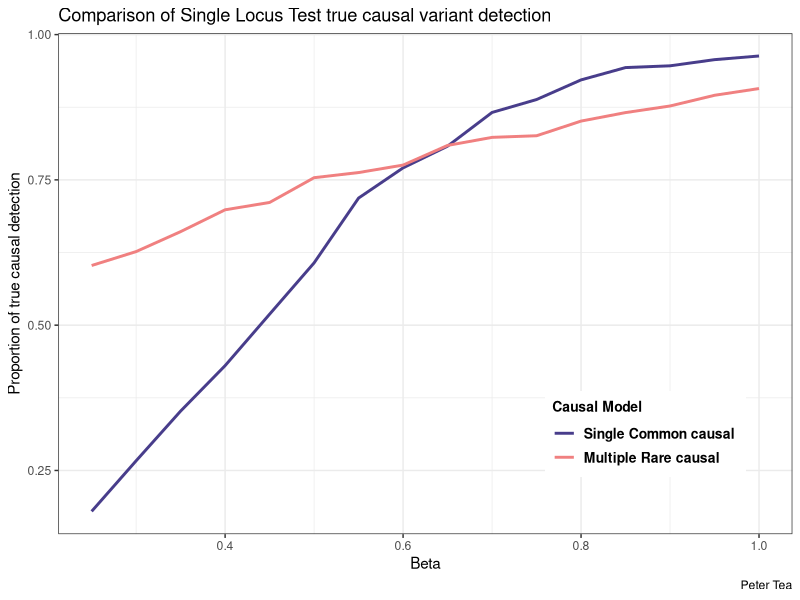

R code for this plot: (Note: this script raises an error after producing the figure.)
#-----||-----||-----||-----||-----||-----||-----||-----||-----||-----||-----||-----||-----#
#-----||-----||-----||-----|| Pilot Study Data Analysis||-----||-----||-----||-----||-----#
#-----||-----||-----||-----||-----||-----||-----||-----||-----||-----||-----||-----||-----#


#-----||-----||-----||-----||-----||-----||-----||-----||-----||-----||-----||-----||-----#
#-----||-----||-----||-----||-----||-----||-----||-----||-----||-----||-----||-----||-----#
#-----||-----|| Episode 1: Determine the proportion of times the actual     ||-----||-----#
#-----||-----|| causal site matches with the most statistically significant ||-----||-----#
#-----||-----|| SNP site chosen for the SLT test. Compare this proportion   ||-----||-----#
#-----||-----|| across all beta values used in phenotype simulation.        ||-----||-----#
#-----||-----||-----||-----||-----||-----||-----||-----||-----||-----||-----||-----||-----#
#-----||-----||-----||-----||-----||-----||-----||-----||-----||-----||-----||-----||-----#

#Read in the data:

setwd("C:/Users/Peter/Documents/Uottawa/2018 - 2019 Honour's project/Cluster files/Final codes/Genetic-Association-Methodology-Research/Power pilot study/Final Results")

Actual_common_causal = read.table("Aggregate_Actual_common_causal_vector.txt")
Actual_rare_causal = read.table("Aggregate_Actual_rare_causal_table.txt")


Chosen_common_causal = scan("Aggregate_Chosen_common_causal.txt")
df1 <- matrix(Chosen_common_causal, nrow=length(Chosen_common_causal)/16, ncol=16, byrow=TRUE)


Chosen_rare_causal = scan("Aggregate_Chosen_rare_causal.txt")
df2 <- matrix(Chosen_rare_causal, nrow=length(Chosen_rare_causal)/16, ncol=16, byrow=TRUE)


Beta = seq(from=0.25, to = 1, by = 0.05)
mynames = as.character(Beta)
colnames(df1) = mynames
colnames(df2) = mynames

#All data should have the same number of rows
nrow(Actual_common_causal)
nrow(Actual_rare_causal)
nrow(df1)
nrow(df2)

n = nrow(df2)

#-----||-----||-----||-----||-----||-----||-----||-----||-----||-----||-----||-----||-----||-----#
#-----||-----||-----|| Goal: Count the Number of times the chosen common    ||-----||-----||-----#
#-----||-----||-----||  causal SNP matches the Actual common causal SNP.    ||-----||-----||-----#
#-----||-----||-----||  Do this across all 16 Beta values.                  ||-----||-----||-----#
#-----||-----||-----||-----||-----||-----||-----||-----||-----||-----||-----||-----||-----||-----#

#Let's create a matrix of True and Falses to see if the causal alleles match.
P1_results=matrix(nrow=1, ncol=16)
for (i in 1:n){
  real_common_causal = Actual_common_causal[i,1]
  to_test = df1[i,]
  results = (to_test == real_common_causal)
  P1_results = rbind(P1_results, results)
  
}

#First row is full of NAs (just due to the nature of how I initialized the matrix)
P1_results = P1_results[-1,]

#Check now
head(P1_results)

#Change Row names
row_name = paste("Iteration", 1:n, sep = " ")
rownames(P1_results) = row_name

common_causal_success = colSums(P1_results)/n
names(common_causal_success) = mynames



#-----||-----||-----||-----||-----||-----||-----||-----||-----||-----||-----||-----||-----||-----#
#-----||-----||-----|| Goal: Count the Number of times the chosen rare      ||-----||-----||-----#
#-----||-----||-----||  causal SNP matches one of the 10 Actual common      ||-----||-----||-----#
#-----||-----||-----||  causal SNP. Do this across all 16 Beta values.      ||-----||-----||-----#
#-----||-----||-----||-----||-----||-----||-----||-----||-----||-----||-----||-----||-----||-----#
P2_results=matrix(nrow=1, ncol=16)
for (i in 1:n){
  real_actual_causal_vector = Actual_rare_causal[i,]
  to_test = df2[i,]
  
  #returns a TRUE element if the chosen rare causal is in the vector of actual rare causals.
  results = (to_test %in% real_actual_causal_vector)
  P2_results = rbind(P2_results, results)
}

#First row is full of NAs (just due to the nature of how I initialized the matrix)
P2_results = P2_results[-1,]

#Checks:
head(P2_results) 
nrow(P2_results)


rownames(P2_results) = row_name

rare_causal_success = colSums(P2_results)/n
names(rare_causal_success) = mynames
rare_causal_success


#####
# --> Produce plots
common_causal_success
rare_causal_success
myresults_part1 = cbind(Beta, common_causal_success, rare_causal_success)



library(reshape2)
Melted_myresults_part1 = melt(myresults_part1, id.var='Beta')
colnames(Melted_myresults_part1) = c("Beta","Causal_model", "True_detection_rate" )
Melted_myresults_part1 = Melted_myresults_part1[-c(1:16),]

levels(Melted_myresults_part1$Causal_model)[levels(Melted_myresults_part1$Causal_model)=="common_causal_success"] <- "Single Common causal "
levels(Melted_myresults_part1$Causal_model)[levels(Melted_myresults_part1$Causal_model)=="rare_causal_success"] <- "Multiple Rare causal"
names(Melted_myresults_part1)[names(Melted_myresults_part1)=="Causal_model"]  <- "Causal Model"



library(ggplot2)
myplot1 = ggplot(data = Melted_myresults_part1,
       aes(x = Beta, y = True_detection_rate, col=`Causal Model`)) + 
  geom_line(size = 1) + 
  scale_color_manual(values=c("#483D8B", "#F08080"))+
  labs(x= "Beta",
       y = "Proportion of true causal detection",
       title = "Comparison of Single Locus Test true causal variant detection",
       caption = "Peter Tea")+
  theme_bw() +
  theme(legend.title = element_text(size=10, 
                                     face="bold"),
        legend.text = element_text(size=10, 
                                   face="bold"),
    legend.position = c(0.8, 0.2)) 

myplot1

#-----||-----||-----||-----||-----||-----||-----||-----||-----||-----||-----||-----||-----#
#-----||-----||-----||-----||-----||-----||-----||-----||-----||-----||-----||-----||-----#
#-----||-----|| Episode 2: Count the proportion of SLT p-values that are    ||-----||-----#
#-----||-----||  statistically significant (i.e. p-value below 0.05).       ||-----||-----#
#-----||-----||  Do this for both phenotypes across all different beta      ||-----||-----#
#-----||-----||  values.                                                    ||-----||-----#
#-----||-----||-----||-----||-----||-----||-----||-----||-----||-----||-----||-----||-----#
#-----||-----||-----||-----||-----||-----||-----||-----||-----||-----||-----||-----||-----#

#Phenotype 1 Results:

#First, read in the data...

P1_pvalues = read.table("Aggregate_Pheno1Results.txt")

#Remove NA values...
P1_pvalues = P1_pvalues[complete.cases(P1_pvalues),]
nrow(P1_pvalues)

#Create matrix that checks for each element if the p-value is statisticcally significant.
P1_pvalues_which_significant = (P1_pvalues[,-c(1,2)] < 0.05) 
rownames(P1_pvalues_which_significant) = row_name
colnames(P1_pvalues_which_significant) = mynames

P1_success = colSums(P1_pvalues_which_significant)/n
names(P1_success) = mynames
P1_success



#Phenotype 2 Results:

#First, read in the data...

P2_pvalues = read.table("Aggregate_Pheno2Results.txt")

#Remove NA values...
P2_pvalues = P2_pvalues[complete.cases(P2_pvalues),]
nrow(P2_pvalues)

#Create matrix that checks for each element if the p-value is statisticcally significant.
P2_pvalues_which_significant = (P2_pvalues[,-c(1,2)] < 0.05) 
rownames(P2_pvalues_which_significant) = row_name
colnames(P2_pvalues_which_significant) = mynames

P2_success = colSums(P2_pvalues_which_significant)/n
names(P2_success) = mynames
P2_success


###
# --> Let's create some plots

myresults_part2 = cbind(Beta, P1_success, P2_success)



library(reshape2)
Melted_myresults_part2 = melt(myresults_part2, id.var='Beta')
colnames(Melted_myresults_part2) = c("Beta","Phenotype_model", "Sensitivity" )
Melted_myresults_part2 = Melted_myresults_part2[-c(1:16),]


#--> Changing names of variables, and levels of variables to make legend look nicer...
levels(Melted_myresults_part2$Phenotype_model)[levels(Melted_myresults_part2$Phenotype_model)=="P2_success"] <- "Phenotype 2"
levels(Melted_myresults_part2$Phenotype_model)[levels(Melted_myresults_part2$Phenotype_model)=="P1_success"] <- "Phenotype 1"
names(Melted_myresults_part2)[names(Melted_myresults_part2)=="Phenotype_model"]  <- "Phenotype Model"

library(ggplot2)
myplot2 = ggplot(data = Melted_myresults_part2,
                 aes(x = Beta, y = Sensitivity, col= `Phenotype Model`)) + 
  geom_line(size = 1) + 
  scale_color_manual(values=c("#483D8B", "#F08080"))+
  labs(x= "Beta",
       y = "Sensitivity",
       title = "Comparison of Sensitivities of the Single Locus Test under varying phenotype-genotype association strengths",
       caption = "Peter Tea")+
  theme_bw() +
  theme(legend.title = element_text(size=10, 
                                    face="bold"),
        legend.text = element_text(size=10, 
                                   face="bold"),
        legend.position = c(0.82, 0.18)) 

myplot2

